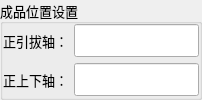
           <widget class="QGroupBox" name="groupBoxProduct">
            <property name="font">
             <font>
              <family>微软雅黑</family>
              <pointsize>10</pointsize>
              <weight>50</weight>
              <bold>false</bold>
             </font>
            </property>
            <property name="title">
             <string>成品位置设置</string>
            </property>
            <layout class="QGridLayout" name="gridLayout_5">
             <property name="leftMargin">
              <number>0</number>
             </property>
             <property name="topMargin">
              <number>0</number>
             </property>
             <property name="rightMargin">
              <number>0</number>
             </property>
             <property name="bottomMargin">
              <number>1</number>
             </property>
             <item row="0" column="0">
              <widget class="QLabel" name="labelFetchPHor">
               <property name="minimumSize">
                <size>
                 <width>0</width>
                 <height>20</height>
                </size>
               </property>
               <property name="maximumSize">
                <size>
                 <width>16777215</width>
                 <height>45</height>
                </size>
               </property>
               <property name="font">
                <font>
                 <family>微软雅黑</family>
                 <pointsize>10</pointsize>
                 <weight>50</weight>
                 <bold>false</bold>
                </font>
               </property>
               <property name="text">
                <string>正引拔轴：</string>
               </property>
              </widget>
             </item>
             <item row="0" column="1">
              <widget class="xLineEdit" name="BoxFetchPHor">
               <property name="sizePolicy">
                <sizepolicy hsizetype="Preferred" vsizetype="Fixed">
                 <horstretch>0</horstretch>
                 <verstretch>0</verstretch>
                </sizepolicy>
               </property>
               <property name="minimumSize">
                <size>
                 <width>60</width>
                 <height>20</height>
                </size>
               </property>
               <property name="maximumSize">
                <size>
                 <width>150</width>
                 <height>45</height>
                </size>
               </property>
               <property name="font">
                <font>
                 <family>微软雅黑</family>
                 <pointsize>10</pointsize>
                 <weight>50</weight>
                 <italic>false</italic>
                 <bold>false</bold>
                </font>
               </property>
               <property name="styleSheet">
                <string notr="true"/>
               </property>
               <property name="alignment">
                <set>Qt::AlignRight|Qt::AlignTrailing|Qt::AlignVCenter</set>
               </property>
               <property name="readOnly">
                <bool>true</bool>
               </property>
              </widget>
             </item>
             <item row="1" column="1">
              <widget class="xLineEdit" name="BoxFetchPVer">
               <property name="sizePolicy">
                <sizepolicy hsizetype="Preferred" vsizetype="Fixed">
                 <horstretch>0</horstretch>
                 <verstretch>0</verstretch>
                </sizepolicy>
               </property>
               <property name="minimumSize">
                <size>
                 <width>60</width>
                 <height>20</height>
                </size>
               </property>
               <property name="maximumSize">
                <size>
                 <width>150</width>
                 <height>45</height>
                </size>
               </property>
               <property name="font">
                <font>
                 <family>微软雅黑</family>
                 <pointsize>10</pointsize>
                 <weight>50</weight>
                 <italic>false</italic>
                 <bold>false</bold>
                </font>
               </property>
               <property name="styleSheet">
                <string notr="true"/>
               </property>
               <property name="alignment">
                <set>Qt::AlignRight|Qt::AlignTrailing|Qt::AlignVCenter</set>
               </property>
               <property name="readOnly">
                <bool>true</bool>
               </property>
              </widget>
             </item>
             <item row="1" column="0">
              <widget class="QLabel" name="labelFetchPVer">
               <property name="minimumSize">
                <size>
                 <width>0</width>
                 <height>20</height>
                </size>
               </property>
               <property name="maximumSize">
                <size>
                 <width>16777215</width>
                 <height>45</height>
                </size>
               </property>
               <property name="font">
                <font>
                 <family>微软雅黑</family>
                 <pointsize>10</pointsize>
                 <weight>50</weight>
                 <bold>false</bold>
                </font>
               </property>
               <property name="text">
                <string>正上下轴：</string>
               </property>
              </widget>
             </item>
            </layout>
           </widget>
